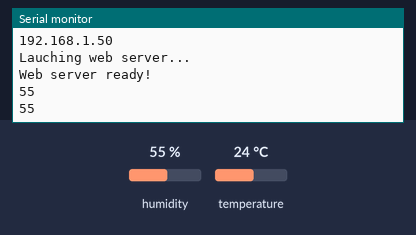
Bench run of a sketch on a simulated ESP8266 (NodeMCU). Shown: the last lines printed to the serial monitor. The test bench sets the inputs (shaded band); at power-on: humidity 55 %, temperature 24 °C. WiFi joins after 1.5 s; servers stay silent unless stated.

Above: at 5.7 s.
5.8 s: humidity set to 22 %
At 7.1 s:
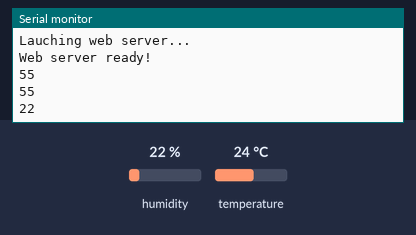
7.3 s: humidity set to 40 %
At 8.2 s:
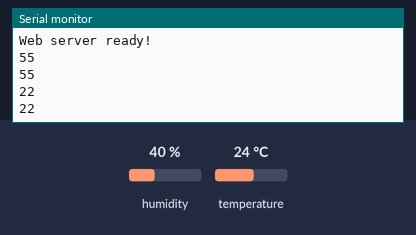
Timing chart, 0 to 10.3 s (numbered marks = the images above; inputs shaded):
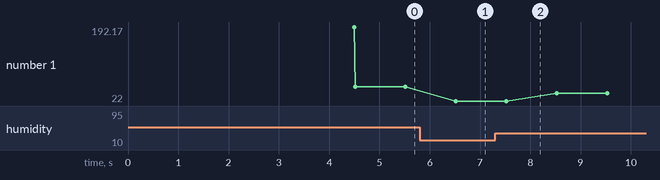

The sketch:

arduino_prog.ino
```cpp
#include <DHT.h>
#include <WiFiUdp.h>
#include <ESP8266WiFi.h>
#include <WiFiClient.h>
#include <ESP8266WebServer.h>
#include <ESP8266HTTPClient.h>

#define DHTPIN 2     // what digital pin we're connected to (warning: IDE pins and ESP pins do not match)
#define DHTTYPE DHT22   // DHT 11


ESP8266WebServer server(80);
WiFiClient client;
DHT dht(DHTPIN, DHTTYPE);

void setup () {
    dht.begin();

#ifndef ESP8266
  while (!Serial); // for Leonardo/Micro/Zero
#endif
  Serial.begin(9600);
  delay(3000); // wait for console opening


  // Connect to wifi
  Serial.print("Setting soft-AP ... ");
  WiFi.begin("ijp-79839", "pp3c-ld6f-wuy5-1fbx");
  Serial.print("Connecting");
    while (WiFi.status() != WL_CONNECTED) {
      delay(500);
      Serial.print(".");
    }

    Serial.println("Connected!");
    Serial.println(WiFi.localIP());
  launchServer();
}

void launchServer() {
  Serial.println("Lauching web server...");
  server.on("/", sendOK);
  server.on("/get_temp", sendTemp);
  server.on("/get_hum", sendHum);
  server.on("/get_all", sendAll);

  server.begin();
  Serial.println("Web server ready!");
}

void sendOK() {
  server.send(200, "text/plain", "OK");
}


void sendTemp()
{
  float t = dht.readTemperature();
  if(t < 100 && !isnan(t)){
  server.send(200, "text/plain", String(t));
  }
  else
  {
    server.send(421);
  }

}

void sendHum()
{
  float h = dht.readHumidity();
  if(h < 100 && !isnan(h))
  {
    server.send(200, "text/plain", String(h));
  }
  else
  {
    server.send(421);
  }
}

void sendAll()
{
  float t = dht.readTemperature();
  float h = dht.readHumidity();
  server.send(200, "text/plain", String(t)+';'+String(h));
}


void loop () {
    server.handleClient();

    int t = dht.readHumidity();

    Serial.println(t);
    delay(1000);
}
```

Measured:
- after the input at 5.8 s, the serial monitor: prints a new line after 0.72 s (image 1)
- plotted number 1: 55 → 22 after the input at 5.8 s, 22 → 40 after the input at 7.3 s
